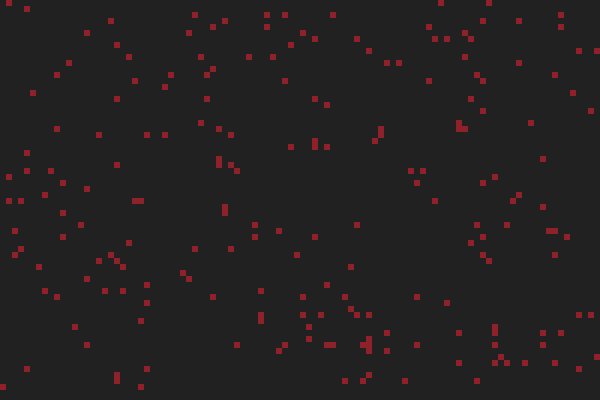
Frame 1 (no input)
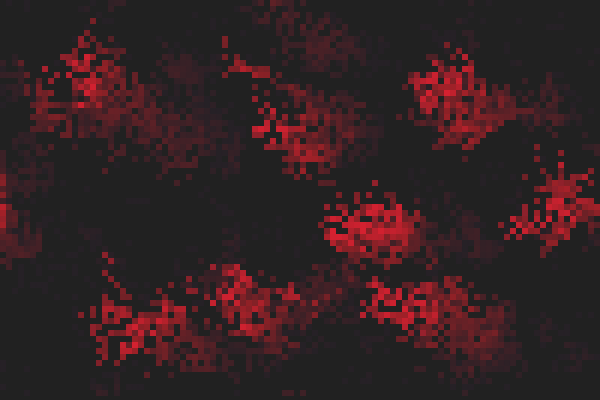
Frame 60 (no input)
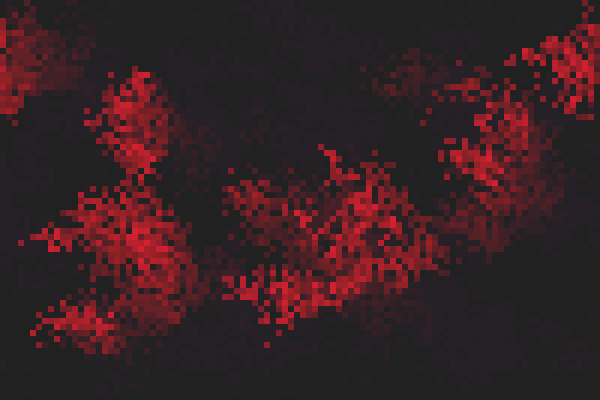
Frame 120 (the mouse pressed at the canvas centre since frame 60)

The p5.js sketch that drew these frames (run headless with seeded random() and noise() and a simulated clock; from frame 60 on, the mouse is pressed at the canvas centre):

// p5.js sketch
// ── sketch.js
let cols, rows;
let cellSize = 6;
let grid;
let nextGrid;

// Colors for cell age
let colors = ['#111', '#0F0', '#3F3', '#6F6', '#9F9', '#CFC'];

function setup() {
  createCanvas(600, 400);
  cols = floor(width / cellSize);
  rows = floor(height / cellSize);

  grid = new Array(cols);
  nextGrid = new Array(cols);
  for (let i = 0; i < cols; i++) {
    grid[i] = new Array(rows);
    nextGrid[i] = new Array(rows);
    for (let j = 0; j < rows; j++) {
      grid[i][j] = random() < 0.03 ? 1 : 0; // start with sparse cells
      nextGrid[i][j] = 0;
    }
  }

  frameRate(100);
  background(33);
}

function draw() {
  background(33, 10);

  // Draw cells
  for (let i = 0; i < cols; i++) {
    for (let j = 0; j < rows; j++) {
      let age = grid[i][j];
      if (age > 0 && age < 5) {
        fill(220,33,50,150);
        noStroke()
        rect(i * cellSize, j * cellSize, cellSize, cellSize);
      }
    }
  }

  // Compute next generation
  for (let i = 0; i < cols; i++) {
    for (let j = 0; j < rows; j++) {
      nextGrid[i][j] = computeNextState(i, j);
    }
  }

  // Swap grids
  let temp = grid;
  grid = nextGrid;
  nextGrid = temp;
}

// Amoeba-like movement and growth
function computeNextState(x, y) {
  let state = grid[x][y];

  // Count alive neighbors and note empty directions
  let emptyNeighbors = [];
  let liveNeighbors = 0;

  for (let i = -1; i <= 1; i++) {
    for (let j = -1; j <= 1; j++) {
      if (i === 0 && j === 0) continue;
      let nx = (x + i + cols) % cols;
      let ny = (y + j + rows) % rows;

      if (grid[nx][ny] === 0) {
        emptyNeighbors.push([nx, ny]);
      } else {
        liveNeighbors++;
      }
    }
  }

  // Dead cell grows into empty space if adjacent to a live cell
  if (state === 0 && liveNeighbors > 0) {
    if (emptyNeighbors.length > 0 && random() < 0.175) {
      // Pick one empty neighbor randomly for growth
      let [nx, ny] = random(emptyNeighbors);
      nextGrid[nx][ny] = 1; // move/grow into empty space
    }
    return 0;
  }

  // Live cell survival and movement
  if (state > 0) {
    // Cells age
    let age = state + 1;

    if (age > 20) return int(random() > 0.5)

    // Lonely or overcrowded cells die
    if (liveNeighbors < 1 || liveNeighbors > 6) return 0;

    // Move toward empty space with some probability
    if (emptyNeighbors.length > 0 && random() < 0.3) {
      let [nx, ny] = random(emptyNeighbors);
      nextGrid[nx][ny] = age; // move cell into empty spot
      return 0; // original spot becomes empty
    }

    return age;
  }

  return 0;
}
